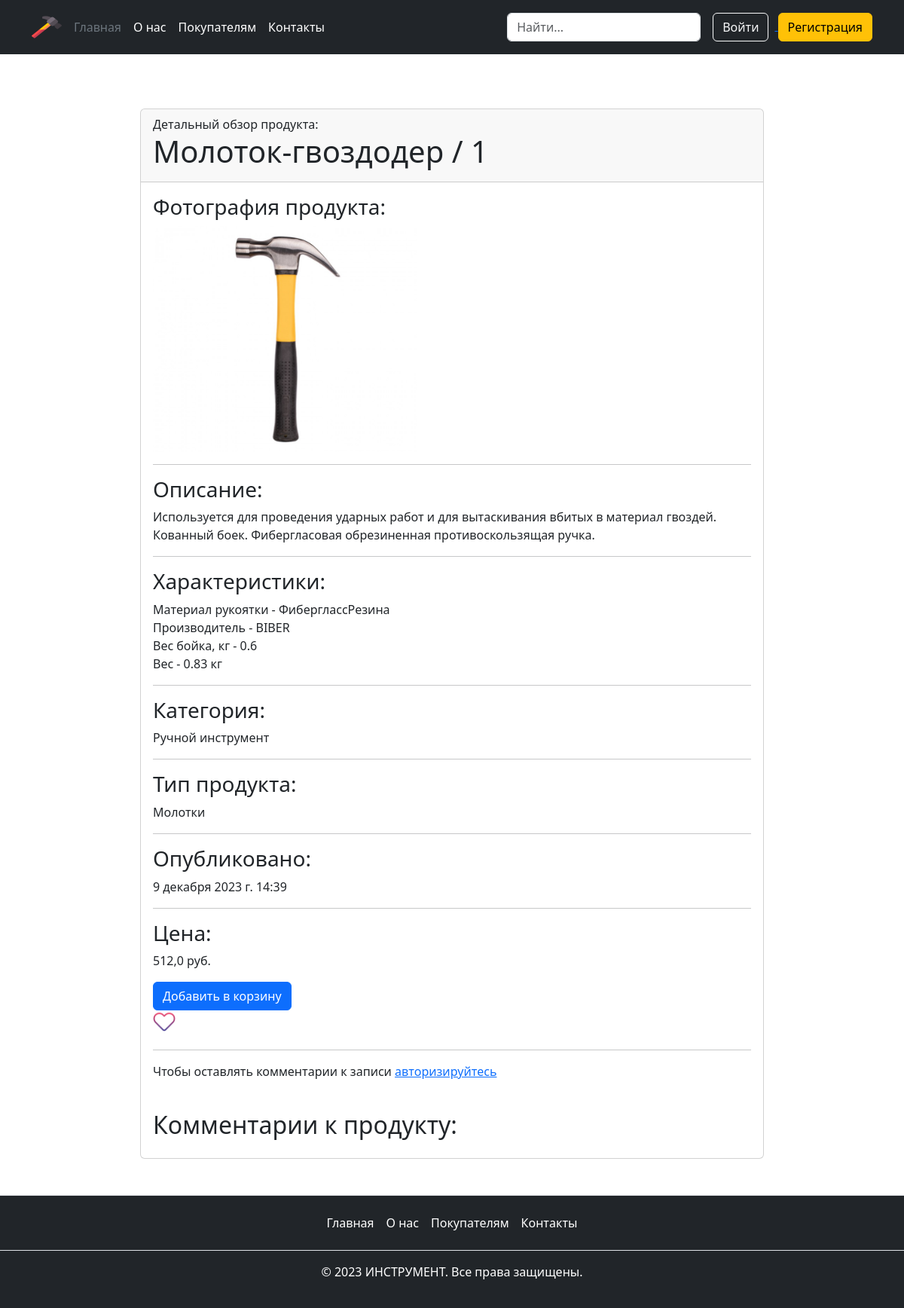
The app's page /products/hand_instrument/hammers/product/1/, older data.
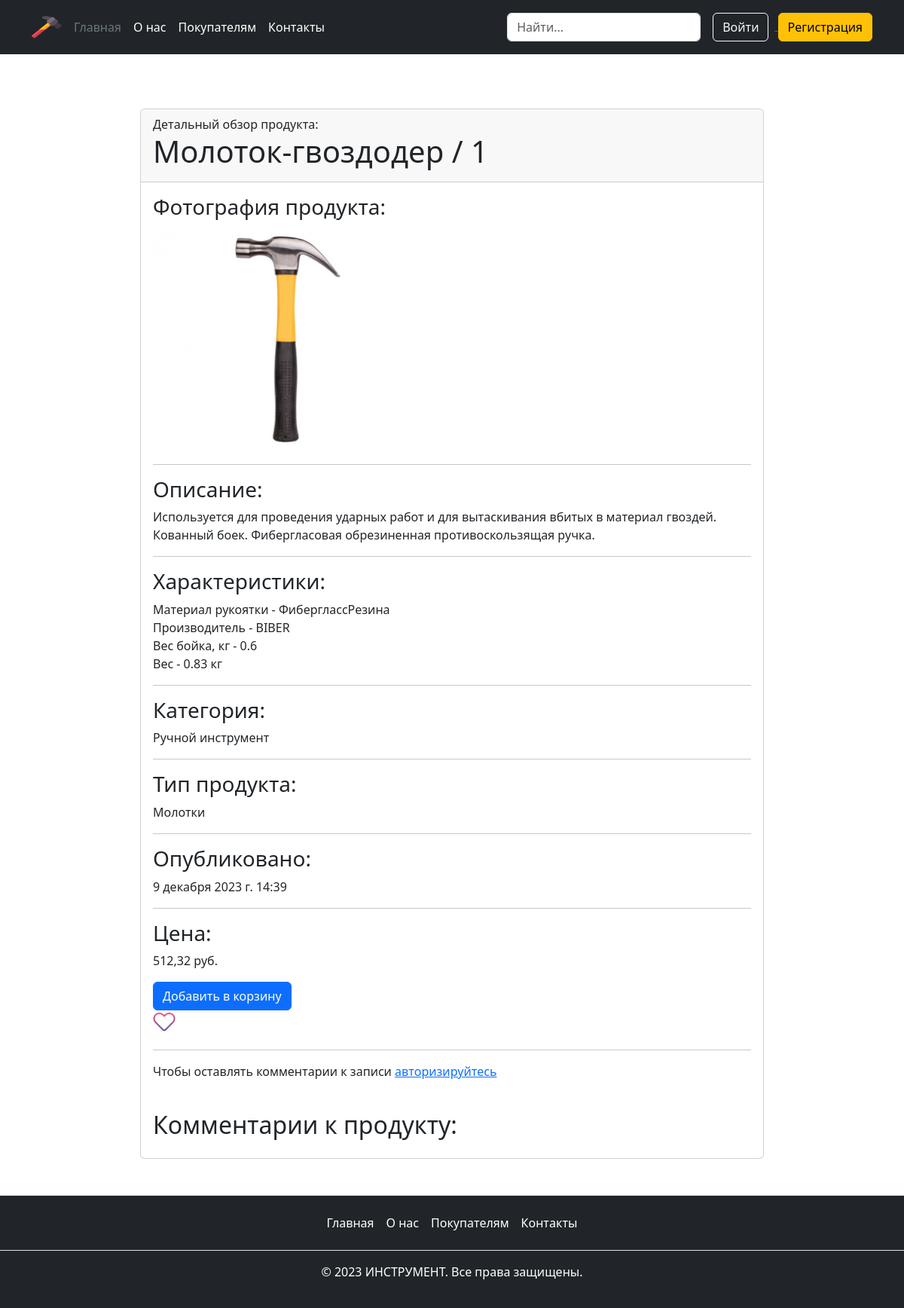
The same page, newer data.
### main/models.py (models this page shows, shortened)
class Published(models.Model):
    is_published = models.BooleanField(
        default=True,
        verbose_name='Опубликовано',
        help_text='Снимите галочку, чтобы скрыть публикацию.'
    )
    created_at = models.DateTimeField(
        verbose_name='Добавлено',
        auto_now_add=True
    )
    class Meta:
        abstract = True

class Product(Published):
    title = models.CharField(
        max_length=40,
        verbose_name='Название инструмента'
    )
    description = models.TextField(
        verbose_name='Описание инструмента'
    )
    parameters = models.TextField(
        verbose_name='Параметры инструмента'
    )
    category = models.ForeignKey(
        Category,
        on_delete=models.CASCADE,
        verbose_name='Категория',
        related_name='products_category'
    )
    product_type = models.ForeignKey(
        ProductType,
        on_delete=models.CASCADE,
        verbose_name='Тип продукта',
        related_name='products_type'
    )
    image = models.ImageField(
        upload_to='product/',
        null=True,
        blank=True,
        verbose_name='Фото инструмента'
    )
    pub_date = models.DateTimeField(
        verbose_name='Дата и время публикации',
        help_text='Если установить дату и время в будущем'
                  ' — можно делать отложенные публикации.'
    )
    price = models.FloatField(
        verbose_name='Цена',
        validators=[MinValueValidator(0)],
        help_text='Цена не может быть ниже нуля.',
        default=1
    )
    class Meta:
        verbose_name = 'инструмент'
        verbose_name_plural = 'Инструменты'
        ordering = ('pub_date',)

class Category(Published):
    title = models.CharField(
        max_length=40,
        verbose_name='Название категории'
    )
    slug = models.SlugField(
        unique=True,
        verbose_name='Идентификатор',
        help_text='Идентификатор страницы для URL;'
                  ' разрешены символы латиницы, цифры,'
                  ' дефис и подчёркивание.'
    )
    image = models.ImageField(
        upload_to='category/',
        null=True,
        blank=True,
        verbose_name='Фото категории'
    )
    class Meta:
        verbose_name = 'категория'
        verbose_name_plural = 'Категории'
    def __str__(self):
        return self.title

class ProductType(Published):
    title = models.CharField(
        max_length=40,
        verbose_name='Название типа продукта'
    )
    slug = models.SlugField(
        unique=True,
        verbose_name='Идентификатор',
        help_text='Идентификатор страницы для URL;'
                  ' разрешены символы латиницы, цифры,'
                  ' дефис и подчёркивание.'
    )
    category = models.ForeignKey(
        Category,
        on_delete=models.CASCADE,
        verbose_name='Категория',
        related_name='types'
    )
    class Meta:
        verbose_name = 'тип продукта'
        verbose_name_plural = 'Типы продуктов'
    def __str__(self):
        return self.title

### main/views.py (the view)
class ProductDetailView(DetailView):
    model = Product
    template_name = 'main/product/detail_product.html'
    pk_url_kwarg = 'product_id'
    context_object_name = 'product'
    def get_context_data(self, **kwargs):
        context = super().get_context_data(**kwargs)
        context['comments'] = Comment.objects.filter(
            product_id=self.kwargs['product_id']
        )
        context['form'] = CommentForm()
        return context

### main/forms.py
class CommentForm(forms.ModelForm):
    class Meta:
        model = Comment
        fields = ('text',)

### templates/main/product/detail_product.html (shortened to what this page needs)
{% extends "base.html" %}
{% load static %}
{% load django_bootstrap5 %}
{% block content %}
  <div class="d-flex justify-content-center m-5">
    <div class="card col-9 m-4">
      <div class="card-header">
        Детальный обзор продукта: <h1>{{ product.title }} / {{ product.pk }}</h1>
      </div>
      <div class="card-body">
        <h3>Фотография продукта:</h3>
        {% if product.image %}
          <img src="{{ product.image.url }}" alt="{{ product.title }}" width="350" height="300">
        {% else %}
          <img class="card-img-top" src="{% static 'images/no_img.png' %}" alt="{{ product.title }}" width="120" height="200">
        {% endif %}
        <hr>
        <h3>Описание:</h3>
        <p>{{ product.description|linebreaksbr }}</p>
        <hr>
        <h3>Характеристики:</h3>
        <p>{{ product.parameters|linebreaksbr }}</p>
        <hr>
        <h3>Категория:</h3>
        <p>{{ product.category }}</p>
        <hr>
        <h3>Тип продукта:</h3>
        <p>{{ product.product_type }}</p>
        <hr>
        <h3>Опубликовано:</h3>
        <p>{{ product.pub_date }}</p>
        <hr>
        <h3>Цена:</h3>
        <p>{{ product.price }} руб.</p>
        <div class="row">
          <form method="post"
                enctype="multiparty/form-data"
                action="{% url 'main:cart_add_product' product.pk %}">
            {% bootstrap_button button_type="submit" content="Добавить в корзину" %}
          </form>
          <form method="post"
                enctype="multiparty/form-data"
                action="{% url 'main:favorite_add_product' product.pk %}">
            <input type="image"
                   src="{% static 'images/add_favorites.png' %}"
                   width="30" height="30" alt="Добавить в избранное">
          </form>
        </div>
        <hr>
        {% include "includes/create_comment.html" %}
      </div>
    </div>
  </div>
{% endblock %}

Row changes from the older to the newer data that the page shows:
changed Product "Молоток-гвоздодер": price "512,0" → "512,32"
